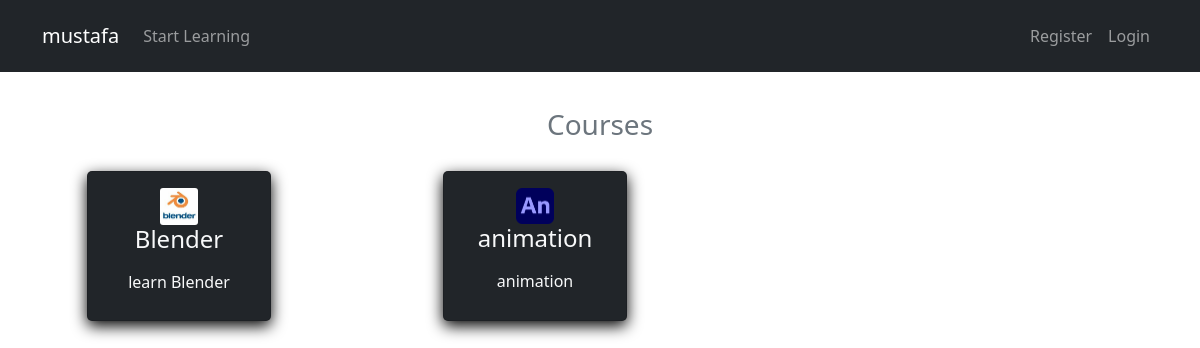
The app's page /courses, older data.
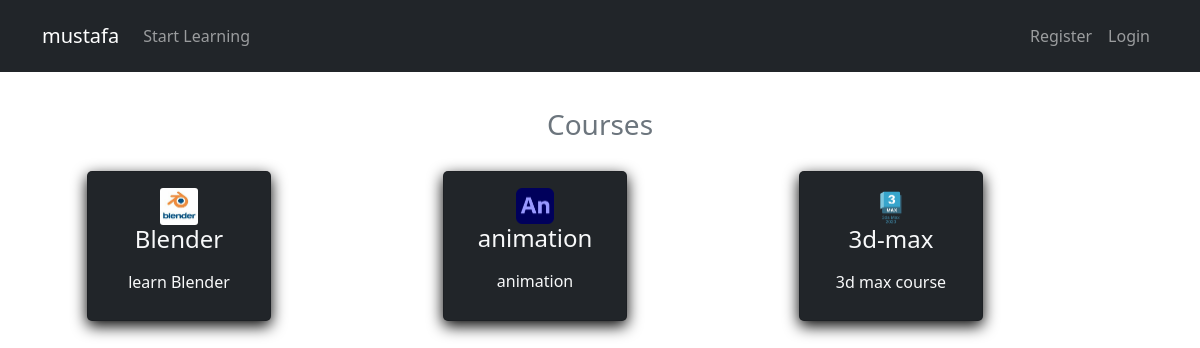
The same page, newer data.
### pythonic/models.py (models this page shows, shortened)
class Course(db.Model):
    __tablename__ = "course"
    id: so.Mapped[int] = so.mapped_column(primary_key=True)
    title: so.Mapped[str] = so.mapped_column(sa.String(50), unique=True, nullable=False)
    description: so.Mapped[str] = so.mapped_column(sa.String(150), nullable=False)
    icon: so.Mapped[str] = so.mapped_column(
        sa.String(20), nullable=False, default="default_icon.jpg"
    )
    lessons: so.WriteOnlyMapped[List[Lesson]] = so.relationship(
        "Lesson", back_populates="course_name", lazy=True
    )

### pythonic/routes.py (the view)
@app.route("/courses")
def courses():
    courses = Course.query.all()
    return render_template("courses.html", title="Courses", courses=courses)

### pythonic/templates/courses.html
{% extends "layout.html"%}
{% block content %}
<section class="bg-ligh">
    <div class="container p-5">
        <h3 class="text-center text-secondary" id='learn'>Courses</h3>
        <div class="row">
            {% for course in courses %}
            <div class="col-sm-12 col-md-6 col-lg-4 p-3 d-flex align-items-stretch">
                <a href="{{url_for('course', course_title=course.title)}}" class="text-decoration-none">
                    <div class="card bg-dark text-light h-100">
                        <div class="card-body text-center">
                            <img src="{{url_for('static', filename='course_icons/'+course.icon)}}" alt=""
                                class="card-img w-25">
                            <h4 class="card-title mb-3">
                                {{course.title}}
                            </h4>
                            <p class="card-text">{{course.description}}</p>
                        </div>
                    </div>
                </a>
            </div>
            {% endfor %}
        </div>
    </div>
</section>
{% endblock content %}

Row changes from the older to the newer data that the page shows:
added Course: icon (picture), title "3d-max", description "3d max course"
